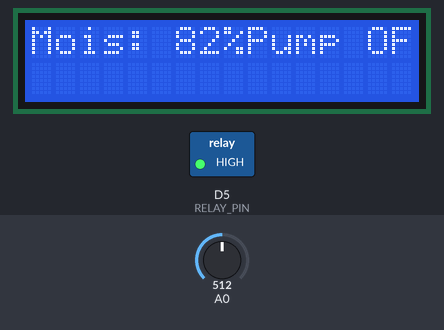
A sketch run on a simulated ESP8266 (NodeMCU). Shown: 16×2 character LCD, switched loads named in the sketch (green lamp = pin HIGH). Inputs (shaded band) come from the test bench; at power-on: A0 = 512. WiFi joins after 1.5 s; servers stay silent unless stated; what the sketch prints to the serial monitor is not drawn.

Above: at 3.5 s.
3.6 s: A0 set to 804
At 5.1 s:
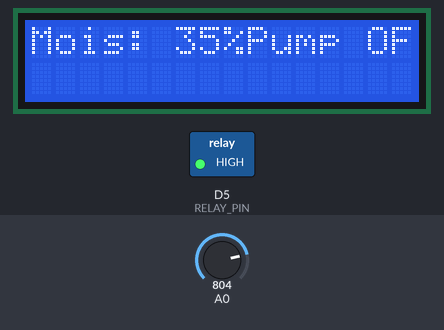
5.4 s: A0 set to 822
At 6.7 s:
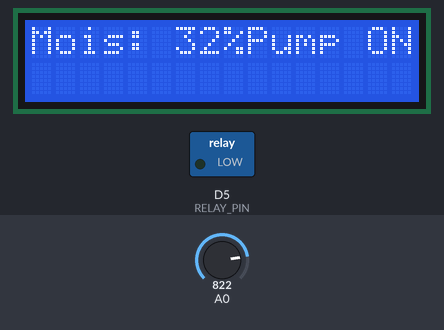
7.4 s: A0 set to 306
At 8.3 s:
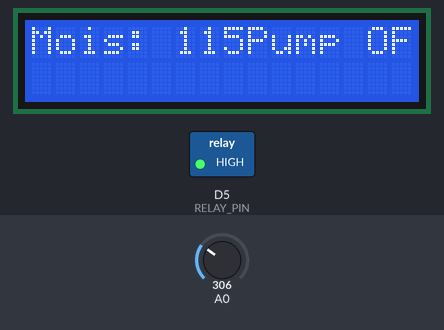
9.4 s: A0 set to 389
At 11.0 s:
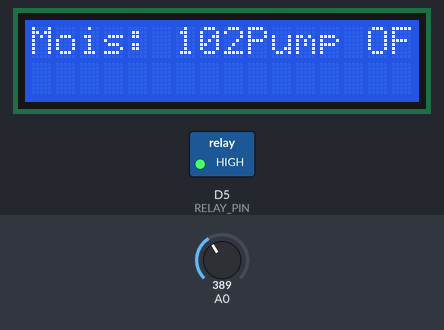
11.4 s: A0 set to 416
At 12.5 s:
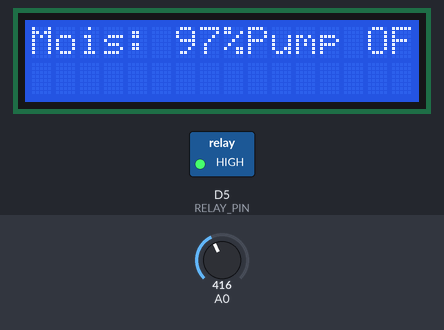
Timing chart, 0 to 14.4 s (numbered marks = the images above; inputs shaded):
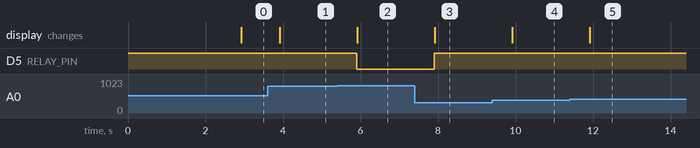

The sketch:

Smart_Garden_Irrigation_Blynk.ino
```cpp
#define BLYNK_TEMPLATE_ID "TMPL69GmPBaJ-"
#define BLYNK_TEMPLATE_NAME "Plant Watering system"
#define BLYNK_AUTH_TOKEN "hoC9Itz-szcLWcY7aHK14DdR9_xwAztW"

#define BLYNK_PRINT Serial
#include <ESP8266WiFi.h>
#include <BlynkSimpleEsp8266.h>

#include <Wire.h>
#include <LiquidCrystal_I2C.h>

char auth[] = BLYNK_AUTH_TOKEN;
char ssid[] = "RSB";           // type your WiFi name
char pass[] = "11223344";      // type your WiFi password

BlynkTimer timer;

#define RELAY_PIN D5                 // Relay connected to D5
#define MOISTURE_THRESHOLD +'"'      // Threshold for soil moisture (adjust as needed)

// Initialize LCD with I2C address 0x27
LiquidCrystal_I2C lcd(0x27, 16, 2);

void sendSensor()
{
    int value = analogRead(A0);
    value = map(value, 400, 1023, 100, 0);  // Convert reading to percentage

    // Relay control based on moisture level
    if (value < MOISTURE_THRESHOLD)
    {
        digitalWrite(RELAY_PIN, LOW);  // Turn ON relay
    }
    else
    {
        digitalWrite(RELAY_PIN, HIGH); // Turn OFF relay
    }

    // Send data to Blynk
    Blynk.virtualWrite(V0, value);

    // Print to Serial Monitor
    Serial.print("Soil Moisture: ");
    Serial.print(value);
    Serial.print("% ");
    Serial.println(digitalRead(RELAY_PIN) == LOW ? "Pump ON" : "Pump OFF");

    // Display on LCD
    lcd.clear();
    lcd.setCursor(0, 0);
    lcd.print("Mois: ");
    lcd.print(value);
    lcd.print("%");

    lcd.setCursor(9, 0);
    lcd.print(digitalRead(RELAY_PIN) == LOW ? "Pump ON " : "Pump OF");
}

void setup()
{
    Serial.begin(115200);

    pinMode(RELAY_PIN, OUTPUT);
    digitalWrite(RELAY_PIN, HIGH); // Default OFF state for relay

    lcd.init();
    lcd.backlight();
    lcd.setCursor(0, 0);
    lcd.print("Please Wait for");
    lcd.setCursor(0, 1);
    lcd.print("the Soil Data...");

    Blynk.begin(auth, ssid, pass);

    timer.setInterval(1000L, sendSensor);  // Send sensor data every second
}

void loop()
{
    Blynk.run();
    timer.run();
}
```

Measured:
- the behaviour switches between 814 and 815 on A0 (found by bisection; images 1 and 2)
- the behaviour switches between 403 and 404 on A0 (found by bisection; images 4 and 5)
- after the input at 3.6 s, the display: changes after 0.32 s (image 1)
- after the input at 5.4 s, D5 (RELAY_PIN): HIGH → LOW after 0.50 s; the display: changes after 0.52 s (image 2)
- after the input at 7.4 s, D5 (RELAY_PIN): LOW → HIGH after 0.50 s; the display: changes after 0.52 s (image 3)
- after the input at 9.4 s, the display: changes after 0.52 s (image 4)
- after the input at 11.4 s, the display: changes after 0.52 s (image 5)
